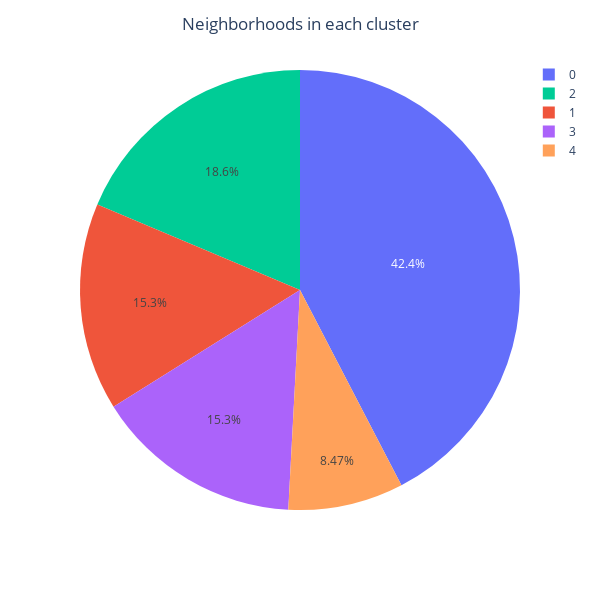

Notebook code cell kept with this figure:
### Code cell
pie=clusters.groupby('Cluster Labels').size().reset_index()
pie.columns=['Cluster Labels','value']
fig2 = px.pie(pie,values='value',names='Cluster Labels',color=rainbow, labels="Cluster groups",height=600,width=600)
fig2.update_layout(title_text="Neighborhoods in each cluster", title_x=0.5)
fig2.show()

### Figure 1 — Plotly figure (JSON) as saved in the notebook; plotly's stock layout.template omitted (floating-point values rounded to 4 significant figures)
{"data": [{"customdata": [["#8000ff"], ["#00b5eb"], ["#80ffb4"], ["#ffb360"], ["#ff0000"]], "domain": {"x": [0, 1], "y": [0, 1]}, "hovertemplate": "Cluster Labels=%{label}<br>value=%{value}<br>color=%{customdata[0]}<extra></extra>", "labels": [0, 1, 2, 3, 4], "legendgroup": "", "marker": {"colors": ["#636efa", "#EF553B", "#00cc96", "#ab63fa", "#FFA15A"]}, "name": "", "showlegend": true, "type": "pie", "values": [25, 9, 11, 9, 5]}], "layout": {"height": 600, "legend": {"tracegroupgap": 0}, "margin": {"t": 60}, "title": {"text": "Neighborhoods in each cluster", "x": 0.5}, "width": 600}}
